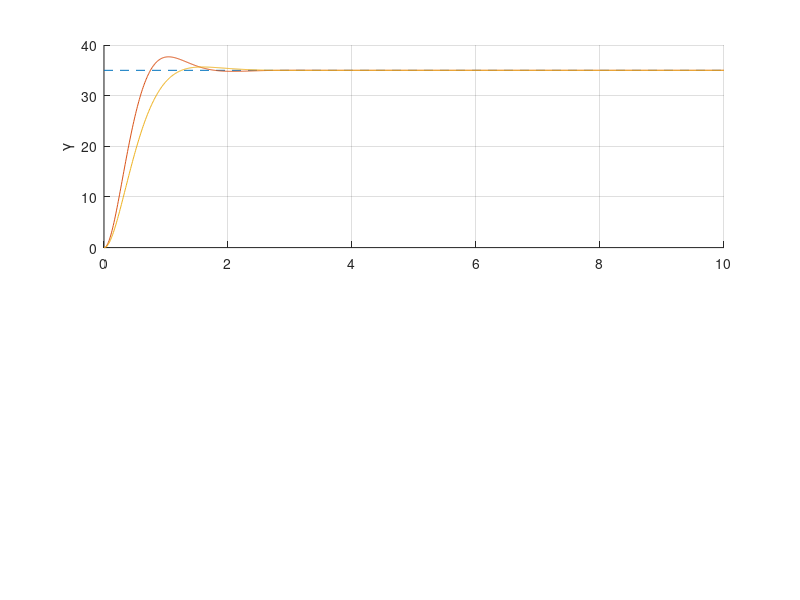

This figure's MATLAB source:

clear; clc;

k_mu = 3;
k_mu_dot = 5;
k_gamma = 2;
k_gamma_dot = 5;

dt = 0.01;
time = 0:dt:10;

x = zeros(length(time),4);
mu_cmd = 35;
gamma_cmd = 35;

for k = 2:length(time)
    
    mu_dot = x(k-1,3);
    gamma_dot = x(k-1,4);
    mu_dot_dot = ( (mu_cmd - x(k-1,1)) * k_mu - mu_dot ) * k_mu_dot;
    gamma_dot_dot = ( (gamma_cmd - x(k-1,2)) * k_gamma - gamma_dot ) * k_gamma_dot;
    
    d_x = [mu_dot,gamma_dot,mu_dot_dot,gamma_dot_dot];
    x(k,:) = x(k-1,:) + d_x * dt;
    
end

figure('color','w');
subplot(2,1,1); hold on; grid on;
plot([time(1),time(end)],[mu_cmd,mu_cmd],'--')
plot(time',x(:,1))
% ylabel('\mu')
% subplot(2,1,2); hold on; grid on;
% plot([time(1),time(end)],[gamma_cmd,gamma_cmd],'--')
plot(time',x(:,2))
ylabel('\gamma')
